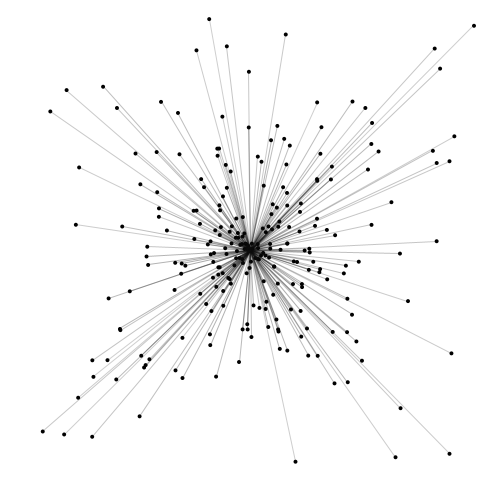
Frame 1 (no input)
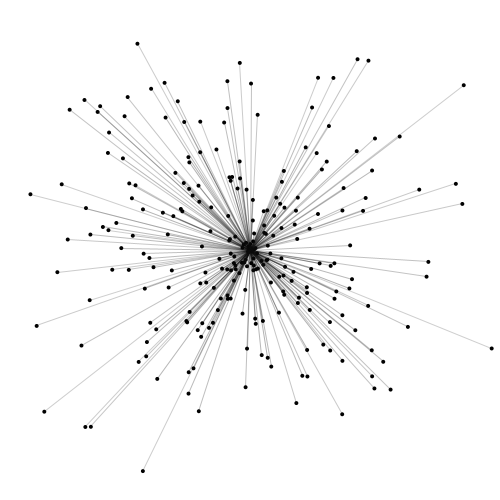
Frame 2 (the mouse pressed at the canvas centre, redrawn once)

The Processing sketch that drew these frames (run headless with seeded random() and noise(); the mouse was pressed at the canvas centre and the sketch redrawn once):

// Processing sketch: processing_58703
// ── processing_58703.pde



int totalObjectos; // numero total de circulos

float posX, posY; // variavel para a posição horizontal e vertical do circulo
float diametro; // variavel para diametro do circulo
float r,g,b; // variaveis para a cor 
float s; // variavel para a espessura do outline

float px, py;


void setup() { // definições de set up
  
 
  size (500,500); // tamanho janela
  background (255); // cor fundo
  smooth(); // suavizar o contorno
  noLoop();// criar imagem estática
  
  
  totalObjectos = 250;// numero total de circulos 
  
 

}

void draw(){
  
  colorMode(RGB, 255,255,255);
  background(255); // cor fundo
  
  colorMode(HSB, 360,100,100,100); // para mudar a cor para HSB 
  
  // gerar uma posição aleatoria na janela
     px = width/2 ;
     py = height/2 ;
     
  // gerar uma posição aleatoria na janela
     posX = width/2 ;
     posY = height/2 ;
     
  for ( int i = 0; i <totalObjectos; i++) // controla a sequência de repetições 
  {
  
    
     // gerar uma posição aleatoria na janela
     posX = width/2 +   random (-i, i); // gerar um numero para posição horizonral 
     posY = height/2 +  random (-i, i); // gerar um numero para posição vertical
     
     diametro = map ( i, 0, totalObjectos, 10,5); 
  
     
     noStroke(); // sem contorno
     fill(0); // sem preenchimento
     ellipse ( posX, posY, 4, 4); // desenhar a elipse com os valores gerados
     
     stroke(15,diametro*4);
     line(px, py, posX, posY);  // desenho linha
     
    
     
     
  }   
  }
